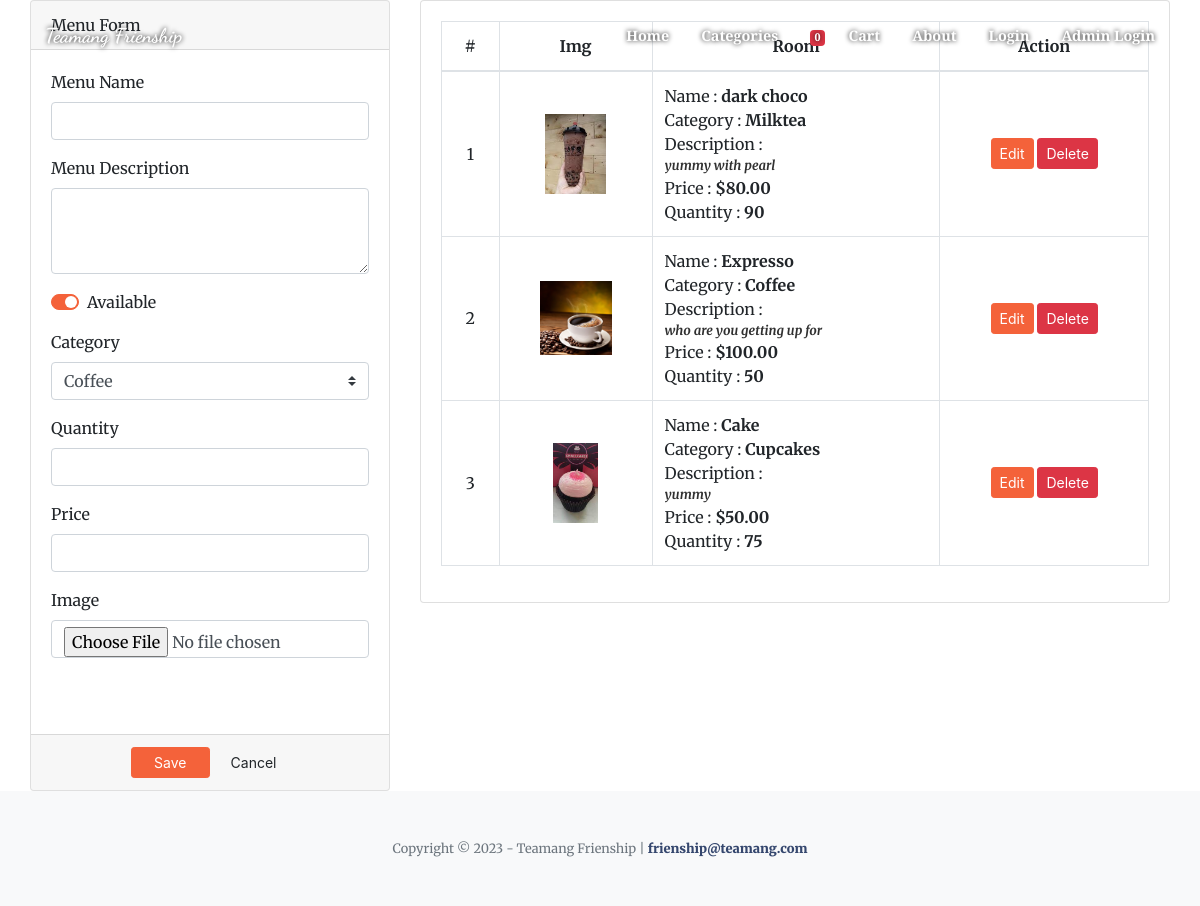
/index.php?page=menu (signed in), run on the app's committed database.
### tables this page shows
CREATE TABLE `product_list` (
  `id` int(30) NOT NULL,
  `category_id` int(30) NOT NULL,
  `name` varchar(100) NOT NULL,
  `description` text NOT NULL,
  `price` float NOT NULL DEFAULT 0,
  `quantity` int(100) NOT NULL,
  `img_path` text NOT NULL,
  `status` tinyint(1) NOT NULL DEFAULT 1 COMMENT '0= unavailable, 2 Available'
);

CREATE TABLE `category_list` (
  `id` int(30) NOT NULL,
  `name` text NOT NULL
);

### admin/menu.php (the view, shortened to what this page needs)
<?php include('db_connect.php');?>
<div class="container-fluid">
	<div class="col-lg-12">
		<div class="row">
			<div class="col-md-4">
			<form action="" id="manage-menu">
				<div class="card">
					<div class="card-header">
						    Menu Form
				  	</div>
					<div class="card-body">
							<div class="form-group">
								<label class="control-label">Menu Name</label>
								<input type="text" class="form-control" name="name">
							</div>
							<div class="form-group">
								<label class="control-label">Menu Description</label>
								<textarea cols="30" rows="3" class="form-control" name="description"></textarea>
							</div>
							<div class="form-group">
								<div class="custom-control custom-switch">
								  <label class="custom-control-label" for="availability">Available</label>
								</div>
							</div>
							<div class="form-group">
								<label class="control-label">Category </label>
								<select name="category_id" id="" class="custom-select browser-default">
									<?php
									$cat = $conn->query("SELECT * FROM category_list order by name asc ");
									while($row=$cat->fetch_assoc()):
									?>
									<option value="<?php echo $row['id'] ?>"><?php echo $row['name'] ?></option>
									<?php endwhile; ?>
								</select>
							</div>
							<div class="form-group">
								<label class="control-label">Quantity</label>
								<input type="number" class="form-control text-right" name="quantity">
							</div>
							<div class="form-group">
								<label class="control-label">Price</label>
								<input type="number" class="form-control text-right" name="price" step="any">
							</div>
							<div class="form-group">
								<label for="" class="control-label">Image</label>
								<input type="file" class="form-control" name="img" onchange="displayImg(this,$(this))">
							</div>
							<div class="form-group">
							</div>
					</div>
					<div class="card-footer">
						<div class="row">
							<div class="col-md-12">
								<button class="btn btn-sm btn-primary col-sm-3 offset-md-3"> Save</button>
								<button class="btn btn-sm btn-default col-sm-3" type="button" onclick="$('#manage-menu').get(0).reset()"> Cancel</button>
							</div>
						</div>
					</div>
				</div>
			</form>
			</div>
			<div class="col-md-8">
				<div class="card">
					<div class="card-body">
						<div class="table-responsive">
							<table class="table table-bordered table-hover">
								<thead>
									<tr>
										<th class="text-center">#</th>
										<th class="text-center">Img</th>
										<th class="text-center">Room</th>
										<th class="text-center">Action</th>
									</tr>
								</thead>
								<tbody>
									<?php
									$i = 1;
									$cats = $conn->query("SELECT p.*, c.name as cat FROM product_list p inner join category_list c on c.id = p.category_id order by p.id asc");
									while($row=$cats->fetch_assoc()):
									?>
									<tr>
										<td class="text-center"><?php echo $i++ ?></td>
										<td class="text-center">
											<img src="<?php echo isset($row['img_path']) ? '../assets/img/'.$row['img_path'] :'' ?>" alt="" id="cimg">
										</td>
										<td class="">
											<p>Name : <b><?php echo $row['name'] ?></b></p>
											<p>Category : <b><?php echo $row['cat'] ?></b></p>
											<p>Description : <b class="truncate"><?php echo $row['description'] ?></b></p>
											<p>Price : <b><?php echo "$".number_format($row['price'],2) ?></b></p>
											<p>Quantity : <b><?php echo $row['quantity'] > 0 ? $row['quantity'] : 'Out of Stock'; ?></b></p>
										</td>
										<td class="text-center">
											<button class="btn btn-sm btn-primary edit_menu" type="button" data-id="<?php echo $row['id'] ?>" data-name="<?php echo $row['name'] ?>" data-status="<?php echo $row['status'] ?>" data-description="<?php echo $row['description'] ?>" data-price="<?php echo $row['price'] ?>" data-category_id="<?php echo $row['category_id'] ?>"  data-img_path="<?php echo $row['img_path'] ?>">Edit</button>
											<button class="btn btn-sm btn-danger delete_menu" type="button" data-id="<?php echo $row['id'] ?>">Delete</button>
										</td>
									</tr>
									<?php endwhile; ?>
								</tbody>
							</table>
						</div>
					</div>
				</div>
			</div>
		</div>
	</div>
</div>

### index.php (shortened to what this page needs)
<!DOCTYPE html>
<html lang="en">
    <?php
    include('header.php');
    include('admin/db_connect.php');
    ?>
    <body id="page-top">
        <nav class="navbar navbar-expand-lg navbar-light fixed-top py-3" id="mainNav">
            <div class="container">
                <a class="navbar-brand js-scroll-trigger" href="./"><?php echo $_SESSION['setting_name'] ?></a>
                <div class="collapse navbar-collapse" id="navbarResponsive">
                    <ul class="navbar-nav ml-auto my-2 my-lg-0">
                        <li class="nav-item"><a class="nav-link js-scroll-trigger" href="index.php?page=home">Home</a></li>
                        <?php
                        $categories = $conn->query("SELECT * FROM `category_list` order by `name` asc");
                        if($categories->num_rows > 0):
                        ?>
                        <li class="nav-item position-relative " id="cat-menu-link">
                          <a class="nav-link"  href="#">Categories</a>
                        </li>
                        <?php endif; ?>
                        <li class="nav-item"><a class="nav-link js-scroll-trigger" href="index.php?page=cart_list"><span> <span class="badge badge-danger item_count">0</span> <i class="fa fa-shopping-cart"></i>  </span>Cart</a></li>
                        <li class="nav-item"><a class="nav-link js-scroll-trigger" href="index.php?page=about">About</a></li>
                        <?php if(isset($_SESSION['login_user_id'])): ?>
                        <li class="nav-item"><a class="nav-link js-scroll-trigger" href="admin/ajax.php?action=logout2"><?php echo "Welcome ". $_SESSION['login_first_name'].' '.$_SESSION['login_last_name'] ?> <i class="fa fa-power-off"></i></a></li>
                      <?php else: ?>
                        <li class="nav-item"><a class="nav-link js-scroll-trigger" href="javascript:void(0)" id="login_now">Login</a></li>
                        <li class="nav-item"><a class="nav-link js-scroll-trigger" href="./admin">Admin Login</a></li>
                      <?php endif; ?>
                    </ul>
                </div>
            </div>
        </nav>
        <?php
        $page = isset($_GET['page']) ?$_GET['page'] : "home";
        include $page.'.php';
        ?>
        <footer class="bg-light py-5">
            <div class="container"><div class="small text-center text-muted">Copyright © <?= date("Y") ?> - <?= $_SESSION['setting_name'] ?> | <a href="mailto:bucad.hazelann.bscs2021@gmail.com" target="_blank">frienship@teamang.com</a></div></div>
        </footer>
    </body>
</html>

### header.php (shortened to what this page needs)
<link href="https://cdnjs.cloudflare.com/ajax/libs/magnific-popup.js/1.1.0/magnific-popup.min.css" rel="stylesheet" />
<link href="admin/assets/vendor/bootstrap-datepicker/css/bootstrap-datepicker.css" rel="stylesheet" />
<link href="css/styles.css" rel="stylesheet" />

### admin/menu.php (style rules this page uses)
img#cimg,.cimg { max-height: 10vh; max-width: 6vw; }
td { vertical-align: middle !important; }
td p { margin: unset !important; }
.custom-switch,.custom-control-input,.custom-control-label { cursor:pointer; }
b.truncate { overflow: hidden; text-overflow: ellipsis; display: -webkit-box; -webkit-line-clamp: 3; -webkit-box-orient: vertical; font-size: small; color: #000000cf; font-style: italic; }

### data on the page
product_list: img_path (picture), name "dark choco", category_list.name "Milktea", description "yummy with pearl", price "80.00", quantity "90"
product_list: img_path (picture), name "Expresso", category_list.name "Coffee", description "who are you getting up for", price "100.00", quantity "50"
product_list: img_path (picture), name "Cake", category_list.name "Cupcakes", description "yummy", price "50.00", quantity "75"

### other printed values
$_SESSION['setting_name'] "Teamang Frienship"
form field category_id "Coffee"
